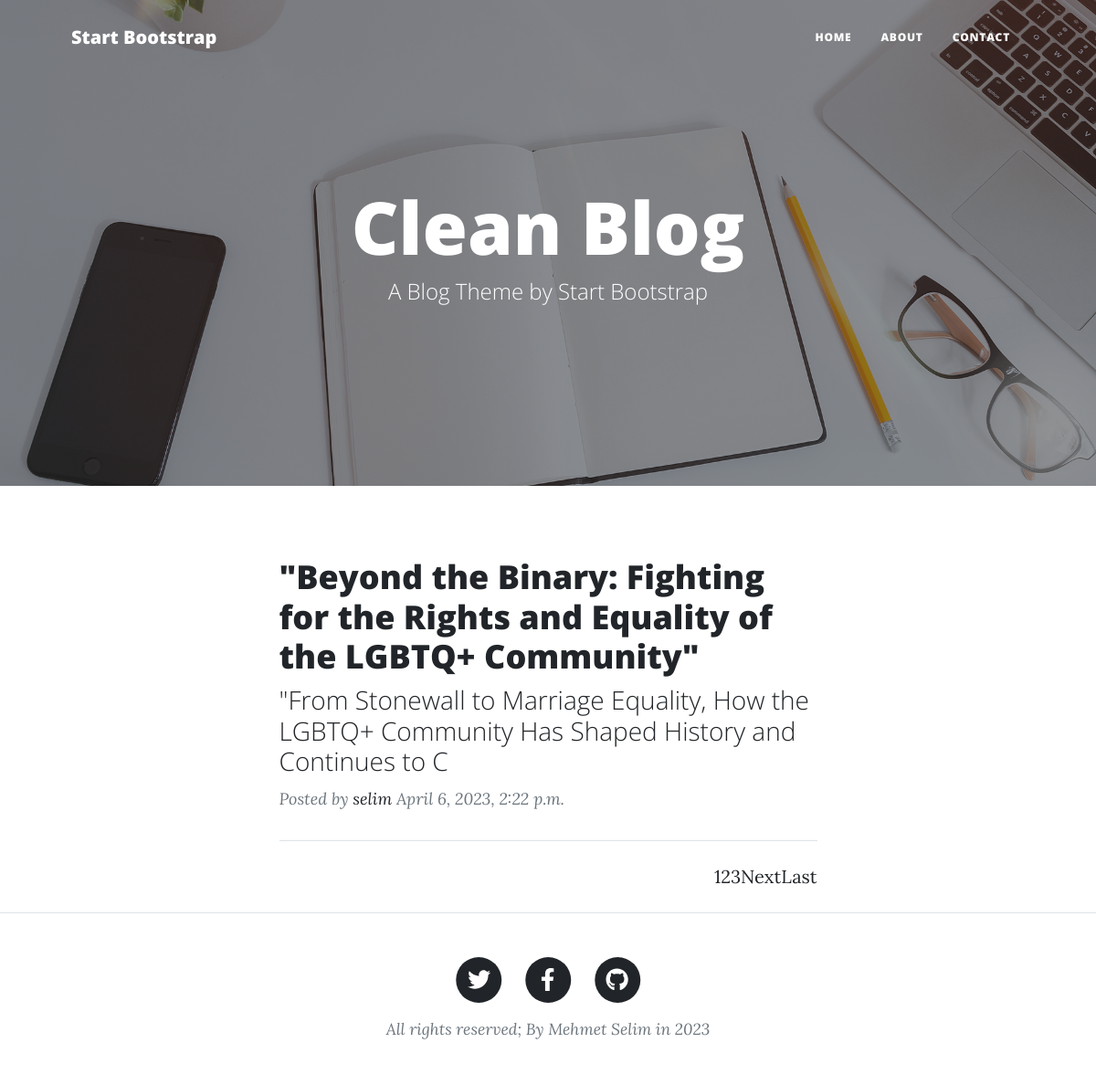
The page / on the database its author committed.
### clean_blog/models.py (models this page shows, shortened)
class Post(models.Model):
    title=models.CharField(max_length=100)
    subtitle=models.CharField(max_length=100)
    content=models.TextField()
    author=models.ForeignKey(
        'auth.user',
        on_delete=models.CASCADE,
    )
    date=models.DateTimeField(auto_now_add=True)
    image=models.ImageField(upload_to='images/',null=True)
    class Meta:
        ordering=['-date']

### clean_blog/views.py (the view)
# urls.py: path('', home_view.as_view(),name='home'),
class home_view(ListView):
    model = Post
    template_name = 'clean_blog/index.html'  # <app>/<model>_<viewtype>.html
    context_object_name = 'posts'
    paginate_by = 1

### clean_blog/templates/clean_blog/index.html (shortened to what this page needs)
{% extends 'base.html'%}
{% load static%}
{% block content%}
<header class="masthead" style="background-image: url('{% static " assets/img/home-bg.jpg" %}')">
    <div class="container position-relative px-4 px-lg-5">
        <div class="row gx-4 gx-lg-5 justify-content-center">
            <div class="col-md-10 col-lg-8 col-xl-7">
                <div class="site-heading">
                    <h1>Clean Blog</h1>
                    <span class="subheading">A Blog Theme by Start Bootstrap</span>
                </div>
            </div>
        </div>
    </div>
</header>
<div class="container px-4 px-lg-5">
    <div class="row gx-4 gx-lg-5 justify-content-center">
        <div class="col-md-10 col-lg-8 col-xl-7">
            {% for post in posts %}
            <div class="post-preview">
                <a href="{%  url 'post' post.pk %}">
                    <h2 class="post-title">{{post.title}}</h2>
                    <h3 class="post-subtitle">{{post.subtitle}}</h3>
                </a>
                <p class="post-meta">
                    Posted by
                    <a href="#!">{{post.author}}</a>
                    {{post.date}}
                </p>
            </div>
            <hr class="my-4" />
            {% endfor %}
            <div class="d-flex justify-content-end mb-4">
                {% if is_paginated %}
                {% for num in page_obj.paginator.page_range %}
                {% if page_obj.number == num %}
                <a class="button-strong" href="?page={{ num }}">{{ num }}</a>
                {% elif num > page_obj.number|add:'-3' and num < page_obj.number|add:'3' %} <a class="button"
                    href="?page={{ num }}">{{ num }}</a>
                    {% endif %}
                    {% endfor %}
                    {% if page_obj.has_next %}
                    <a class="button" href="?page={{ page_obj.next_page_number }}">Next</a>
                    <a class="button" href="?page={{ page_obj.paginator.num_pages }}">Last</a>
                    {% endif %}
                    {% endif %}
            </div>
        </div>
    </div>
</div>
{% endblock content%}

### templates/base.html
{% include 'navbar.html'%}
{% block content %}
{% endblock content %}
{% include 'footer.html'%}

### templates/navbar.html (shortened to what this page needs)
{% load static %}
<!DOCTYPE html>
<html lang="en">
    <head>
        <link href="{% static 'css/styles.css' %}" rel="stylesheet" />
    </head>
    <body>
        <nav class="navbar navbar-expand-lg navbar-light" id="mainNav">
            <div class="container px-4 px-lg-5">
                <a class="navbar-brand" href="/">Start Bootstrap</a>
                <div class="collapse navbar-collapse" id="navbarResponsive">
                    <ul class="navbar-nav ms-auto py-4 py-lg-0">
                        <li class="nav-item"><a class="nav-link px-lg-3 py-3 py-lg-4" href="/">Home</a></li>
                        <li class="nav-item"><a class="nav-link px-lg-3 py-3 py-lg-4" href="/about/">About</a></li>
                        <li class="nav-item"><a class="nav-link px-lg-3 py-3 py-lg-4" href="/contact/">Contact</a></li>
                    </ul>
                </div>
            </div>
        </nav>

### templates/footer.html (shortened to what this page needs)
 {% load static %}
 <footer class="border-top">
    <div class="container px-4 px-lg-5">
        <div class="row gx-4 gx-lg-5 justify-content-center">
            <div class="col-md-10 col-lg-8 col-xl-7">
                <ul class="list-inline text-center">
                    <li class="list-inline-item">
                        <a href="#!">
                            <span class="fa-stack fa-lg">
                                <i class="fas fa-circle fa-stack-2x"></i>
                                <i class="fab fa-twitter fa-stack-1x fa-inverse"></i>
                            </span>
                        </a>
                    </li>
                    <li class="list-inline-item">
                        <a href="#!">
                            <span class="fa-stack fa-lg">
                                <i class="fas fa-circle fa-stack-2x"></i>
                                <i class="fab fa-facebook-f fa-stack-1x fa-inverse"></i>
                            </span>
                        </a>
                    </li>
                    <li class="list-inline-item">
                        <a href="#!">
                            <span class="fa-stack fa-lg">
                                <i class="fas fa-circle fa-stack-2x"></i>
                                <i class="fab fa-github fa-stack-1x fa-inverse"></i>
                            </span>
                        </a>
                    </li>
                </ul>
                <div class="small text-center text-muted fst-italic">All rights reserved; By Mehmet Selim in 2023</div>
            </div>
        </div>
    </div>
</footer>
</body>
</html>

### rows shown on the page
Post: title "\"Beyond the Binary: Fighting for the Rights and Equality of the LGBTQ+ Community\"", subtitle "\"From Stonewall to Marriage Equality, How the LGBTQ+ Community Has Shaped History and Continues to C", author "selim", date "April 6, 2023, 2:22 p.m."

### other values the page prints
{{ num }} "1"
{{ num }} "2" "3"
